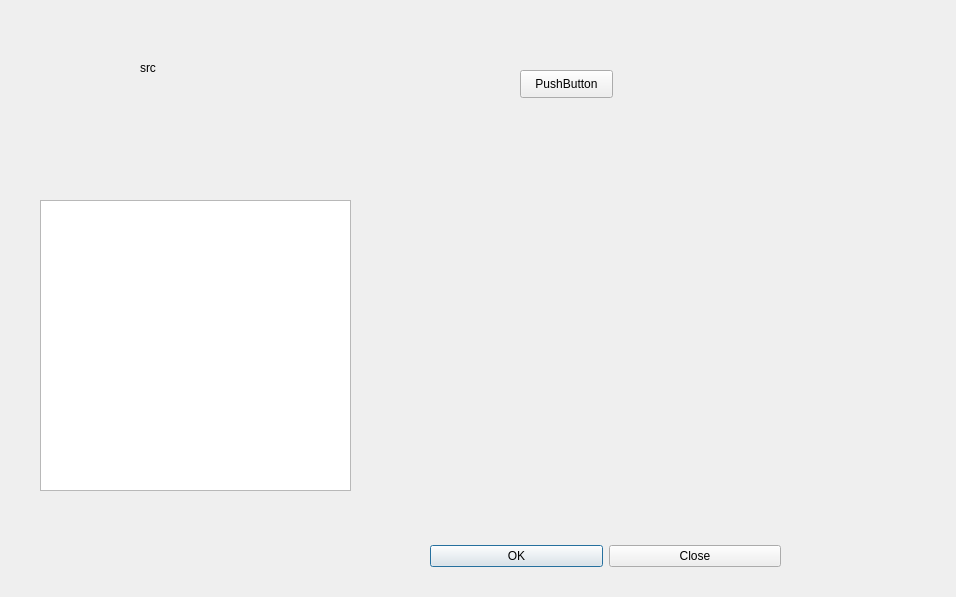
<?xml version="1.0" encoding="UTF-8"?>
<ui version="4.0">
 <class>Dialog_Run</class>
 <widget class="QDialog" name="Dialog_Run">
  <property name="geometry">
   <rect>
    <x>0</x>
    <y>0</y>
    <width>956</width>
    <height>597</height>
   </rect>
  </property>
  <property name="windowTitle">
   <string>Dialog</string>
  </property>
  <widget class="QWidget" name="layoutWidget">
   <property name="geometry">
    <rect>
     <x>430</x>
     <y>530</y>
     <width>351</width>
     <height>53</height>
    </rect>
   </property>
   <layout class="QHBoxLayout" name="horizontalLayout">
    <item>
     <widget class="QPushButton" name="dialog_btn_ok">
      <property name="text">
       <string>OK</string>
      </property>
     </widget>
    </item>
    <item>
     <widget class="QPushButton" name="dialog_btn_close">
      <property name="text">
       <string>Close</string>
      </property>
     </widget>
    </item>
   </layout>
  </widget>
  <widget class="QTreeView" name="treeView">
   <property name="geometry">
    <rect>
     <x>40</x>
     <y>200</y>
     <width>311</width>
     <height>291</height>
    </rect>
   </property>
  </widget>
  <widget class="QLabel" name="label">
   <property name="geometry">
    <rect>
     <x>140</x>
     <y>60</y>
     <width>58</width>
     <height>15</height>
    </rect>
   </property>
   <property name="text">
    <string>src</string>
   </property>
  </widget>
  <widget class="QPushButton" name="pushButton">
   <property name="geometry">
    <rect>
     <x>520</x>
     <y>70</y>
     <width>93</width>
     <height>28</height>
    </rect>
   </property>
   <property name="text">
    <string>PushButton</string>
   </property>
  </widget>
 </widget>
 <resources/>
 <connections/>
</ui>
